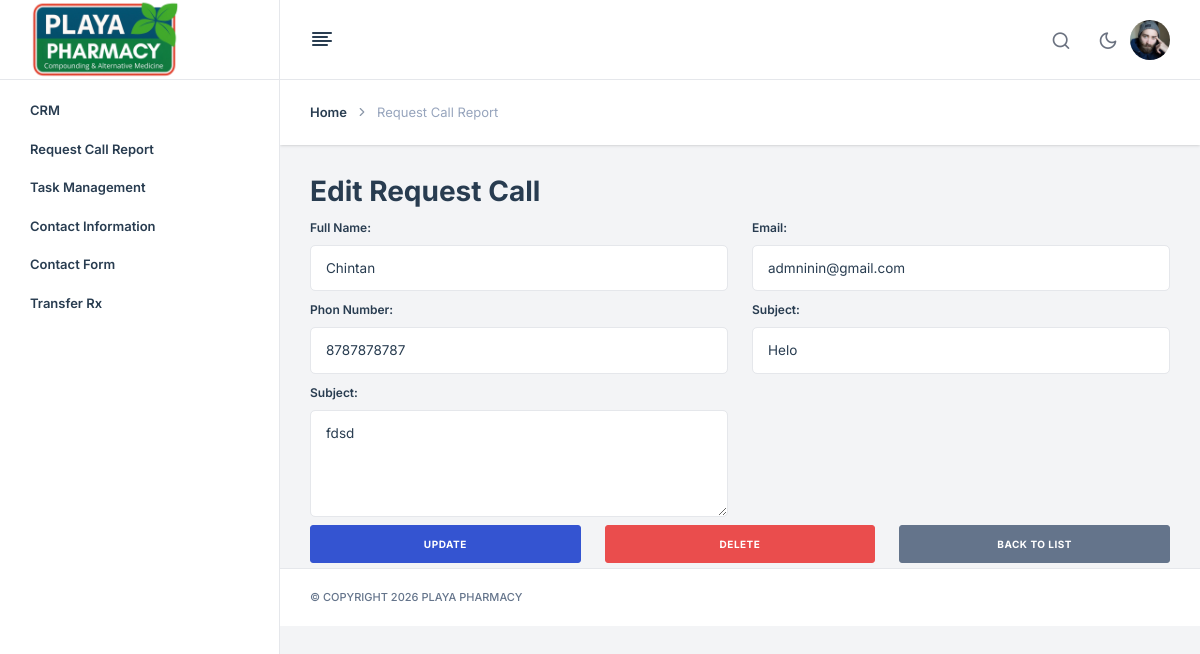
/request_call/edit/1/, run on the app's committed database.
### be_myplaya/models.py (models this page shows, shortened)
class RequestCall(models.Model):
    fullname = models.CharField(max_length=100)
    email = models.EmailField()
    phone_number = models.CharField(max_length=15)
    subject = models.CharField(max_length=200)
    message = models.TextField()
    class Meta:
        verbose_name = "Request Call"
        verbose_name_plural = "Request Call"

### be_myplaya/views.py (the view, shortened to what this page needs)
# urls.py: path('request_call/edit/<int:pk>/', views.edit_request_call, name='edit_request_call'),
def edit_request_call(request, pk):
    request_call = get_object_or_404(RequestCall, pk=pk)
    return render(request, 'Dashboard_Playa/edit_request_call.html', {'request_call': request_call})

### templates/Dashboard_Playa/edit_request_call.html (shortened to what this page needs)
{% load static %}
<!DOCTYPE html>
<html lang="zxx">
<head>
    <link rel="stylesheet" type="text/css" href="{% static 'assets/css/bootstrap.min.css' %}">
    <link rel="stylesheet" type="text/css" href="{% static 'assets/vendors/css/vendors.min.css' %}">
    <link rel="stylesheet" type="text/css" href="{% static 'assets/css/theme.min.css' %}">
    <link rel="stylesheet" href="https://cdn.datatables.net/2.3.7/css/dataTables.bootstrap5.css" />
    <link rel="stylesheet" href="https://cdn.datatables.net/2.3.7/css/dataTables.dataTables.css" />
</head>
<body>
    <nav class="nxl-navigation">
        <div class="navbar-wrapper">
            <div class="m-header">
                <a href="{% url 'dashboard' %}" class="b-brand">
                    <img src="{% static 'assets/images/Playa_logo-Photoroom.png' %}" alt="" class="logo logo-lg" style="width: 150px;"/>
                </a>
            </div>
            <div class="navbar-content">
                <ul class="nxl-navbar">
                    <li class="nxl-item nxl-hasmenu">
                            <li class="nxl-item"><a class="nxl-link" href="{% url 'dashboard' %}">CRM</a></li>
                            <li class="nxl-item"><a class="nxl-link" href="{% url 'request_call' %}">Request Call Report</a></li>
                            <li class="nxl-item"><a class="nxl-link" href="{% url 'task_management' %}">Task Management</a></li>
                            <li class="nxl-item"><a class="nxl-link" href="{% url 'contact_information' %}">Contact Information</a></li>
                            <li class="nxl-item"><a class="nxl-link" href="{% url 'contact_form' %}">Contact Form</a></li>
                            <li class="nxl-item"><a class="nxl-link" href="{% url 'transfer_rx' %}">Transfer Rx</a></li>
                    </li>
                </ul>
            </div>
        </div>
    </nav>
    <header class="nxl-header">
        <div class="header-wrapper">
            <div class="header-left d-flex align-items-center gap-4">
                <div class="nxl-navigation-toggle">
                    <a href="javascript:void(0);" id="menu-mini-button">
                        <i class="feather-align-left"></i>
                    </a>
                </div>
            </div>
            <div class="header-right ms-auto">
                <div class="d-flex align-items-center">
                    <div class="dropdown nxl-h-item nxl-header-search">
                        <a href="javascript:void(0);" class="nxl-head-link me-0" data-bs-toggle="dropdown" data-bs-auto-close="outside">
                            <i class="feather-search"></i>
                        </a>
                    </div>
                    <div class="nxl-h-item dark-light-theme">
                        <a href="javascript:void(0);" class="nxl-head-link me-0 dark-button">
                            <i class="feather-moon"></i>
                        </a>
                    </div>
                    <div class="dropdown nxl-h-item">
                        <a href="javascript:void(0);" data-bs-toggle="dropdown" role="button" data-bs-auto-close="outside">
                            <img src="{% static 'assets/images/avatar/1.png' %}" alt="user-image" class="img-fluid user-avtar me-0" />
                        </a>
                    </div>
                </div>
            </div>
        </div>
    </header>
    <main class="nxl-container">
        <div class="nxl-content">
            <div class="page-header">
                <div class="page-header-left d-flex align-items-center">
                    <ul class="breadcrumb">
                        <li class="breadcrumb-item"><a href="index.html">Home</a></li>
                        <li class="breadcrumb-item">Request Call Report</li>
                    </ul>
                </div>
            </div>
            <div class="main-content">
                {% load static %}
                <h2>Edit Request Call</h2>
                <form method="post" action="{% url 'delete_request_call' request_call.pk %}" onsubmit="return confirm('Are you sure?');">
                    <div class="row">
                        <div class="col-lg-6">
                            <div class="mb-2">
                                <label class="form-label">Full Name: </label>
                                <input type="text" class="form-control" name="fullname" value="{{ request_call.fullname }}" required>
                            </div>
                        </div>
                        <div class="col-lg-6">
                            <div class="mb-2">
                                <label class="form-label">Email: </label>
                                <input type="email" class="form-control" name="fullname" value="{{ request_call.email }}" required>
                            </div>
                        </div>
                        <div class="col-lg-6">
                            <div class="mb-2">
                                <label class="form-label">Phon Number: </label>
                                <input type="text" class="form-control" name="fullname" value="{{ request_call.phone_number }}" required>
                            </div>
                        </div>
                        <div class="col-lg-6">
                            <div class="mb-2">
                                <label class="form-label">Subject: </label>
                                <input type="text" class="form-control" name="fullname" value="{{ request_call.subject }}" required>
                            </div>
                        </div>
                        <div class="col-lg-6">
                            <div class="mb-2">
                                <label class="form-label">Subject: </label>
                                <textarea class="form-control" name="message" rows="4s" required>{{ request_call.message }}</textarea>
                            </div>
                        </div>
                    </div>
                    <div class="edit_pg">
                        <div class="row">
                            <div class="col-lg-4 col-12">
                                <button type="submit" class="btn btn-primary">Update</button>
                            </div>
                            <div class="col-lg-4 col-12">
                                <button type="submit" class="btn btn-danger w-100">
                                    Delete
                                </button>
                            </div>
                            <div class="col-lg-4 col-12">
                                <a href="{% url 'request_call' %}" class="btn btn-secondary">
                                    Back to list
                                </a>
                            </div>
                        </div>
                    </div>
                </form>
            </div>
        </div>
        <footer class="footer">
            <p class="fs-11 text-muted fw-medium text-uppercase mb-0 copyright">
                <span>© Copyright </span>
                <span> Playa Pharmacy</span>
            </p>
        </footer>
    </main>
</body>
</html>

### templates/Dashboard_Playa/edit_request_call.html (style rules this page uses)
.edit_pg button { width: 100%; }

### data on the page
RequestCall: fullname "Chintan", fullname "admninin@gmail.com", fullname "8787878787", fullname "Helo", message "fdsd"
